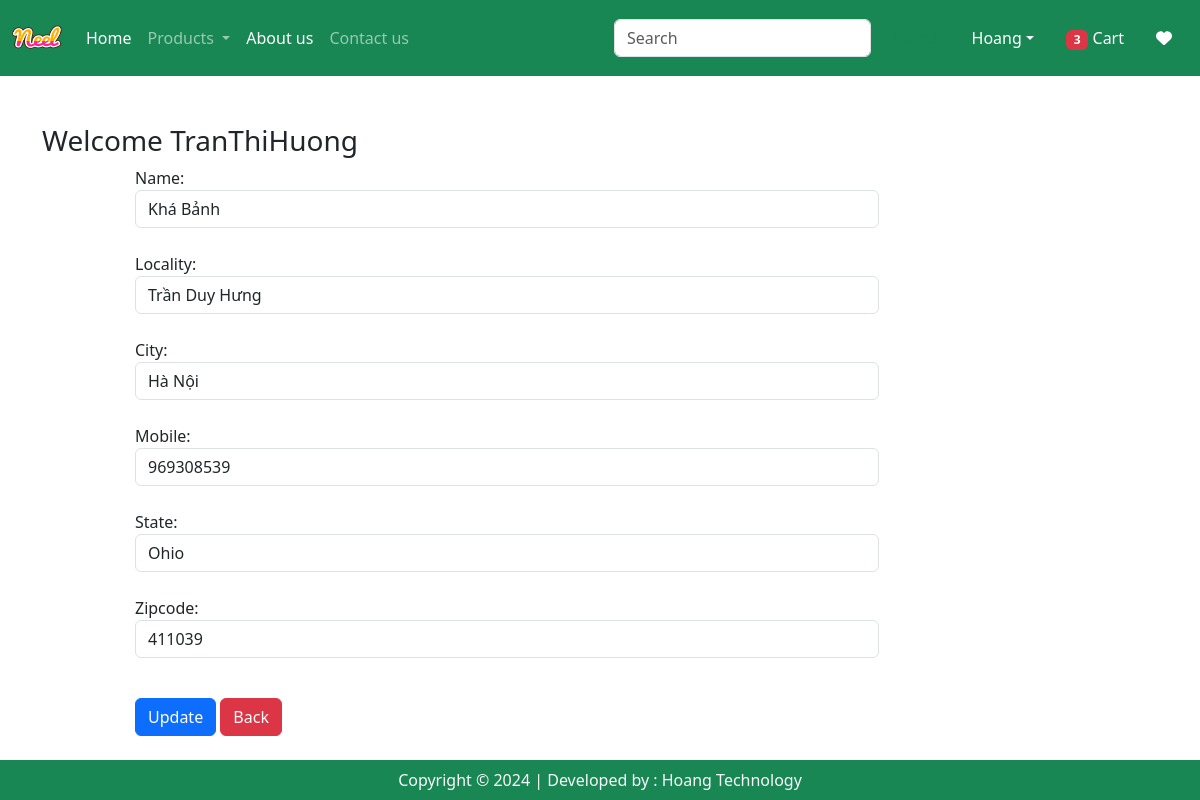
Page /updateAddress/1 (signed in) on the committed database.
### app/models.py (models this page shows)
class Customer(models.Model):
    user = models.ForeignKey(User, on_delete=models.CASCADE)
    name = models.CharField(max_length=200)
    locality = models.CharField(max_length=200)
    city = models.CharField(max_length=50)
    mobile = models.IntegerField(default=0)
    zipcode = models.IntegerField()
    state = models.CharField(choices=STATE_CHOICES, max_length=100)
    def __str__(self):
        return self.name

### app/views.py (the view, shortened to what this page needs)
# urls.py: path("updateAddress/<int:pk>", views.updateAddress.as_view(), name="updateAddress"),
@method_decorator(login_required, name='dispatch')
class updateAddress(View):
    def get(self, request, pk):
        add = Customer.objects.get(pk=pk)
        form = CustomerProfileForm(instance=add)
        print(add)
        print(form)
        print(pk)
        totalitem = 0
        if request.user.is_authenticated:
            totalitem = len(Cart.objects.filter(user=request.user))
        return render(request, 'app/updateAddress.html', locals())

### app/forms.py
class CustomerProfileForm(forms.ModelForm):
    class Meta:
        model = Customer
        fields = ['name', 'locality', 'city', 'mobile', 'state', 'zipcode']
        widgets = {
            'name':forms.TextInput(attrs={'class':'form-control'}),
            'locality':forms.TextInput(attrs={'class':'form-control'}),
            'city':forms.TextInput(attrs={'class':'form-control'}),
            'mobile':forms.NumberInput(attrs={'class':'form-control'}),
            'state':forms.Select(attrs={'class':'form-control'}),
            'zipcode':forms.NumberInput(attrs={'class':'form-control'}),
        }

### app/templates/app/updateAddress.html (shortened to what this page needs)
{% extends "app/base.html" %}
{% load static %}
{% block main-content %}
<div class="container my-5">
    <div class="row">
        <h3>Welcome <span class="text-capitalize">{{request.user}}</span></h3>
    </div>
    <div class="col-sm-8 offset-sm-1">
        <form action="" method="post">
            {% for fm in form %}
                {{fm.label_tag}} {{fm}} <small class="text-danger">{{fm.errors|striptags}}</small>
                <br>
            {% endfor %}
            <div class="col-12 mt-3">
                <button type="submit" class="btn btn-primary">Update</button>
                <a href="{% url 'address' %}" type="button" class="btn btn-danger">Back</a>
            </div>
        </form>
    </div>
</div>
{% endblock main-content %}

### rows in the picture
Customer: form "Khá Bảnh" "Trần Duy Hưng" "Hà Nội" "969308539" "Ohio" "411039"

### other values in the picture
{{ totalitem }} "3"
{{ request.user }} "TranThiHuong"
{{ fm.label_tag }} "Name:" "Locality:" "City:" "Mobile:" "State:" "Zipcode:"
